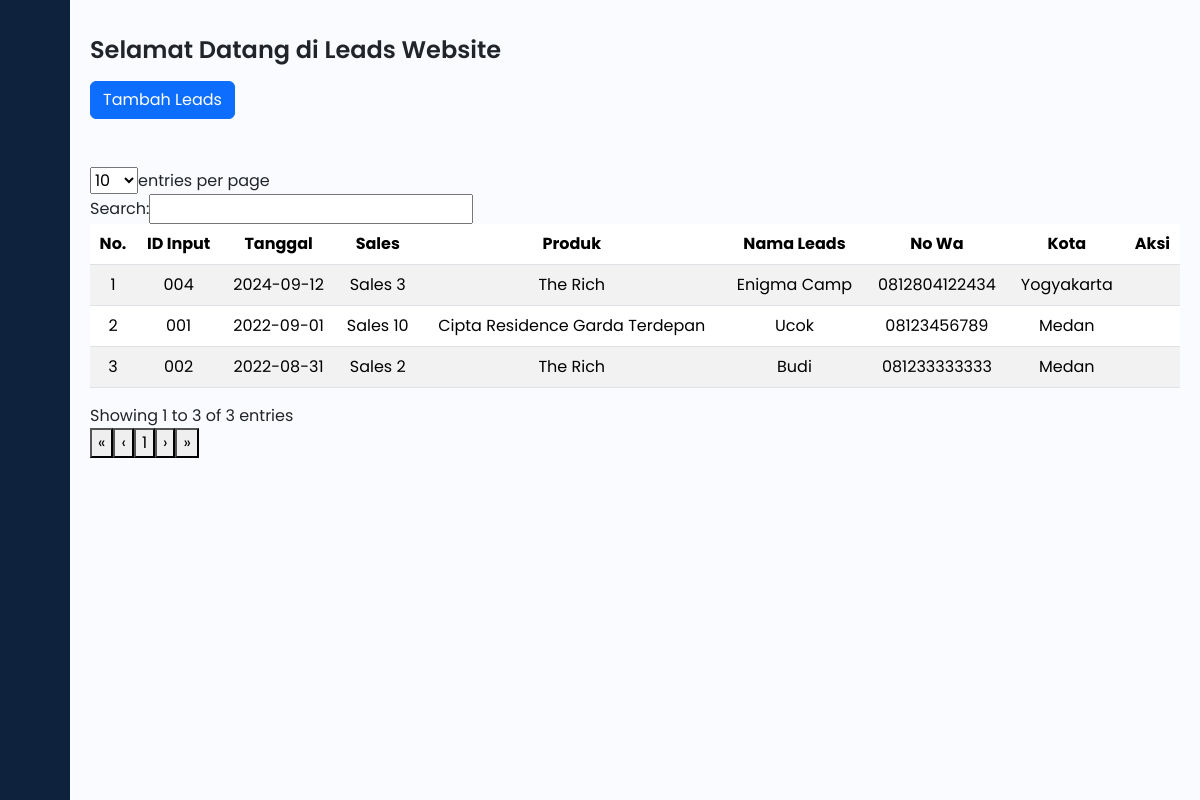
Screenshot of /home.php (signed in) with the database file from the repository.
### tables this page shows
CREATE TABLE `leads` (
  `id_leads` int(11) NOT NULL,
  `tanggal` date NOT NULL,
  `id_sales` int(11) NOT NULL,
  `id_produk` int(11) NOT NULL,
  `no_wa` varchar(15) NOT NULL,
  `nama_lead` varchar(255) NOT NULL,
  `kota` varchar(255) NOT NULL,
  `id_user` int(11) NOT NULL
);

CREATE TABLE `sales` (
  `id_sales` int(11) NOT NULL,
  `nama_sales` varchar(255) NOT NULL
);

CREATE TABLE `produk` (
  `id_produk` int(11) NOT NULL,
  `nama_produk` varchar(255) NOT NULL
);

### leads/data_leads.php (the view, shortened to what this page needs)
<?php
include 'connection/connection.php';
$queryLeads = "SELECT
                    l.id_leads,
                    l.tanggal,
                    l.no_wa,
                    l.nama_lead,
                    l.kota,
                    s.nama_sales,
                    p.nama_produk
                FROM leads l
                JOIN sales s ON l.id_sales = s.id_sales
                JOIN produk p ON l.id_produk = p.id_produk
                ORDER BY l.tanggal DESC";
$result = mysqli_query($connection, $queryLeads);
?>
<div class="main">
    <div class="mb-3"></div>
    <h1>Selamat Datang di Leads Website</h1>
    <div class="mb-5">
        <button type="button" class="btn btn-primary">
            <a href="./home.php?halaman=tambahleads" class="text-white text-decoration-none">Tambah Leads</a>
        </button>
    </div>
    <table id="data" class="table table-striped text-center" style="width:100%">
        <thead>
            <tr>
                <th class="text-center">No.</th>
                <th class="text-center">ID Input</th>
                <th class="text-center">Tanggal</th>
                <th class="text-center">Sales</th>
                <th class="text-center">Produk</th>
                <th class="text-center">Nama Leads</th>
                <th class="text-center">No Wa</th>
                <th class="text-center">Kota</th>
                <th class="text-center">Aksi</th>
            </tr>
        </thead>
        <tbody>
            <?php
            $no = 1;
            while($row = mysqli_fetch_assoc($result)):
                $id_input = str_pad($row['id_leads'], 3, '0', STR_PAD_LEFT);
            ?>
            <tr>
                <td class="text-center"><?php echo $no++; ?></td>
                <td class="text-center"><?php echo htmlspecialchars($id_input); ?></td>
                <td class="text-center"><?php echo htmlspecialchars($row['tanggal']); ?></td>
                <td class="text-center"><?php echo htmlspecialchars($row['nama_sales']); ?></td>
                <td class="text-center"><?php echo htmlspecialchars($row['nama_produk']); ?></td>
                <td class="text-center"><?php echo htmlspecialchars($row['nama_lead']); ?></td>
                <td class="text-center"><?php echo htmlspecialchars($row['no_wa']); ?></td>
                <td class="text-center"><?php echo htmlspecialchars($row['kota']); ?></td>
                <td class="text-center">
                </td>
            </tr>
            <?php endwhile; ?>
        </tbody>
    </table>
</div>

### home.php (shortened to what this page needs)
<?php
include 'connection/connection.php';
?>
<!DOCTYPE html>
<html lang="en">
<head>
    <link rel="stylesheet" href="https://cdn.datatables.net/2.1.8/css/dataTables.bootstrap5.css">
    <link rel="stylesheet" href="https://cdnjs.cloudflare.com/ajax/libs/twitter-bootstrap/5.3.0/css/bootstrap.min.css">
    <link href="https://cdn.lineicons.com/4.0/lineicons.css" rel="stylesheet" />
    <link href="https://cdn.jsdelivr.net/npm/bootstrap@5.3.3/dist/css/bootstrap.min.css" rel="stylesheet">
    <link rel="stylesheet" type="text/css" href="css/style2.css">
</head>
<body>
    <div class="wrapper">
        <aside id="sidebar">
            <div class="d-flex">
                <button id="toggle-btn" type="button">
                </button>
            </div>
            <ul class="sidebar-nav">
                <li class="sidebar-item active" id="leads-sidebar">
                    <a href="home.php?halaman=dataleads" class="sidebar-link">
                    </a>
                </li>
                <li class="sidebar-item" id="products-sidebar">
                    <a href="home.php?halaman=dataproduk" class="sidebar-link">
                    </a>
                </li>
                <li class="sidebar-item" id="sales-sidebar">
                    <a href="home.php?halaman=datasales" class="sidebar-link">
                    </a>
                </li>
            </ul>
            <div class="sidebar-footer">
                <a href="" class="sidebar-link">
                </a>
            </div>
        </aside>
        <?php
        if(isset($_GET['halaman'])){
            if($_GET['halaman'] == 'dataleads'){
                include 'leads/data_leads.php';
            }
            else if($_GET['halaman'] == 'tambahleads'){
                include 'leads/add_new_leads.php';
            } else if($_GET['halaman'] == 'hapusleads'){
                include 'leads/delete_lead.php';
            } else if($_GET['halaman'] == 'ubahleads'){
                include 'leads/update_lead.php';
            } else if($_GET['halaman'] == 'dataproduk'){
                include 'product/data_products.php';
            } else if($_GET['halaman'] == 'tambahproduk'){
                include 'product/add_new_product.php';
            } else if($_GET['halaman'] == 'ubahproduk'){
                include 'product/update_product.php';
            } else if($_GET['halaman'] == 'datasales'){
                include 'sales/data_sales.php';
            } else if($_GET['halaman'] == 'tambahsales'){
                include 'sales/add_new_sales.php';
            } else if($_GET['halaman'] == 'ubahsales'){
                include 'sales/update_sale.php';
            }
        } else{
            include 'leads/data_leads.php';
        }
        ?>
    </div>
</body>
</html>

### css/style2.css (style rules this page uses)
a { text-decoration: none; }
li { list-style: none; }
h1 { font-weight: 600; font-size: 1.5rem; }
html, body { height: 100%; margin: 0; padding: 0; font-family: 'Poppins', sans-serif; }
.wrapper { display: flex; min-height: 100vh; }
.main { flex: 1; padding: 20px; transition: all 0.35s ease-in-out; background-color: #fafbfe; }
#sidebar { width: 70px; min-width: 70px; min-height: 100vh; z-index: 1000; transition: all .25s ease-in-out; display: flex; flex-direction: column; background-color: #0e223e; }
#toggle-btn { background-color: transparent; cursor: pointer; border: 0; padding: 1rem 1.5rem; }
.sidebar-nav { padding: 2rem 0; flex: 1 1 auto; }
a.sidebar-link { padding: .625rem 1.625rem; color: #fff; display: block; font-size: 0.9rem; white-space: nowrap; border-left: 3px solid transparent; }
.sidebar-item { position: relative; }

### rows the page displays
leads: id_leads "004", tanggal "2024-09-12", id_sales.nama_sales "Sales 3", id_produk.nama_produk "The Rich", nama_lead "Enigma Camp", no_wa "0812804122434", kota "Yogyakarta"
leads: id_leads "001", tanggal "2022-09-01", id_sales.nama_sales "Sales 10", id_produk.nama_produk "Cipta Residence Garda Terdepan", nama_lead "Ucok", no_wa "08123456789", kota "Medan"
leads: id_leads "002", tanggal "2022-08-31", id_sales.nama_sales "Sales 2", id_produk.nama_produk "The Rich", nama_lead "Budi", no_wa "081233333333", kota "Medan"
